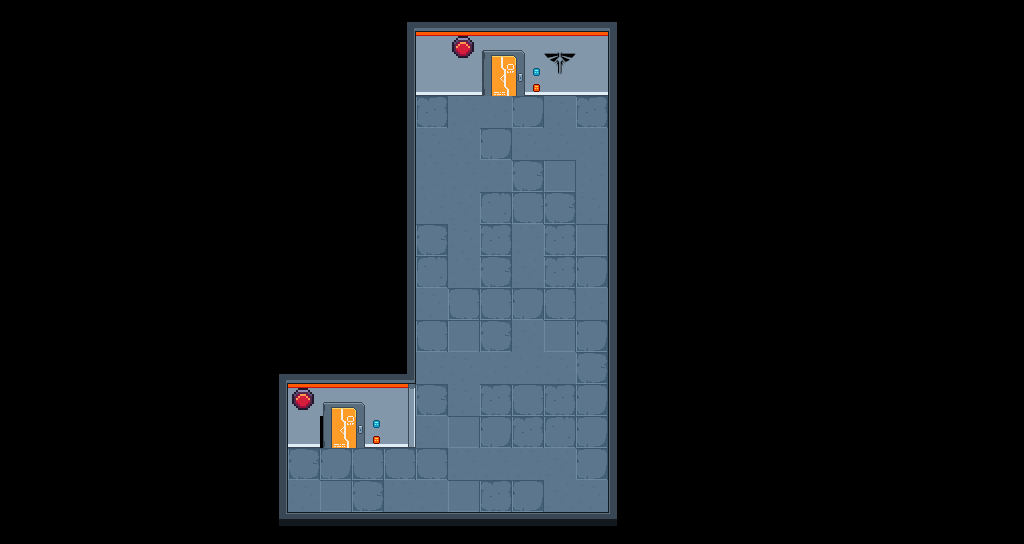

A level layout from a 2D game, rendered from its tile map. Below: a short description, then the map file with tile-grid data replaced by summaries:
An orthogonal 32x17 tile map with 32x32 px tiles, 6 tile layers (suelo, paredes, decoracion, decoracion2, ...), 3 tilesets and 25 objects.

<map version="1.10" tiledversion="1.11.2" orientation="orthogonal" renderorder="right-down" width="32" height="17" tilewidth="32" tileheight="32" infinite="0" nextlayerid="28" nextobjectid="106">
 <tileset firstgid="1" source="../pixel_cyberpunk_interior_free_1.0.1/pixel-cyberpunk-interior.tsx" />
 <tileset firstgid="232" source="../tiles_laboratory_LandOfPixels/tilesStuff.tsx" />
 <tileset firstgid="824" source="../referencias/referencias_2.tsx" />
 <layer id="21" name="suelo" width="32" height="17">
  <data>[544 cells, 86 non-empty, 10 distinct tile ids]</data>
 </layer>
 <layer id="22" name="paredes" width="32" height="17">
  <data>[544 cells, 18 non-empty, 4 distinct tile ids]</data>
 </layer>
 <layer id="24" name="decoracion" width="32" height="17">
  <data>[544 cells, 63 non-empty, 19 distinct tile ids]</data>
 </layer>
 <layer id="26" name="decoracion2" width="32" height="17">
  <data>[544 cells, 1 non-empty, 1 distinct tile ids]</data>
 </layer>
 <layer id="25" name="puerta_abierta" width="32" height="17">
  <data>[544 cells, 5 non-empty, 5 distinct tile ids]</data>
 </layer>
 <layer id="23" name="puerta_cerrada" width="32" height="17">
  <data>[544 cells, 5 non-empty, 5 distinct tile ids]</data>
 </layer>
 <objectgroup id="27" name="spawn_enemies">
  <object id="94" x="455.528" y="222.14">
   <point />
  </object>
  <object id="95" x="519.264" y="221.203">
   <point />
  </object>
  <object id="96" x="517.389" y="199.645">
   <point />
  </object>
  <object id="97" x="453.653" y="283.065">
   <point />
  </object>
  <object id="98" x="509.891" y="239.949">
   <point />
  </object>
  <object id="99" x="503.33" y="303.686">
   <point />
  </object>
  <object id="100" x="478.96" y="354.299">
   <point />
  </object>
  <object id="101" x="509.891" y="254.009">
   <point />
  </object>
  <object id="102" x="463.963" y="107.789">
   <point />
  </object>
  <object id="103" x="487.396" y="109.664">
   <point />
  </object>
  <object id="104" x="473.336" y="139.658">
   <point />
  </object>
  <object id="105" x="494.894" y="151.843">
   <point />
  </object>
 </objectgroup>
 <objectgroup id="6" name="spawn_point">
  <object id="1" x="342.693" y="469.254">
   <point />
  </object>
 </objectgroup>
 <objectgroup id="7" name="hitbox_fondo">
  <object id="68" x="408" y="22.6667" width="73.333" height="74" />
  <object id="73" x="479.334" y="10" width="49.3333" height="43.3333" />
  <object id="76" x="279.667" y="25" width="136.667" height="420.333" />
  <object id="87" x="526" y="22" width="95.3333" height="71.3333" />
  <object id="88" x="606.667" y="22" width="98.6667" height="502" />
  <object id="89" x="273.333" y="511.333" width="345.333" height="28" />
  <object id="90" x="232" y="344" width="54" height="186" />
 </objectgroup>
 <objectgroup id="8" name="puerta">
  <object id="84" x="502.667" y="76.6667">
   <point />
  </object>
 </objectgroup>
 <objectgroup id="10" name="spawn_cofre">
  <object id="35" x="447.666" y="129">
   <point />
  </object>
  <object id="44" x="542.653" y="131.542">
   <point />
  </object>
  <object id="92" x="544.132" y="194.542">
   <point />
  </object>
  <object id="93" x="448" y="191.333">
   <point />
  </object>
 </objectgroup>
</map>
